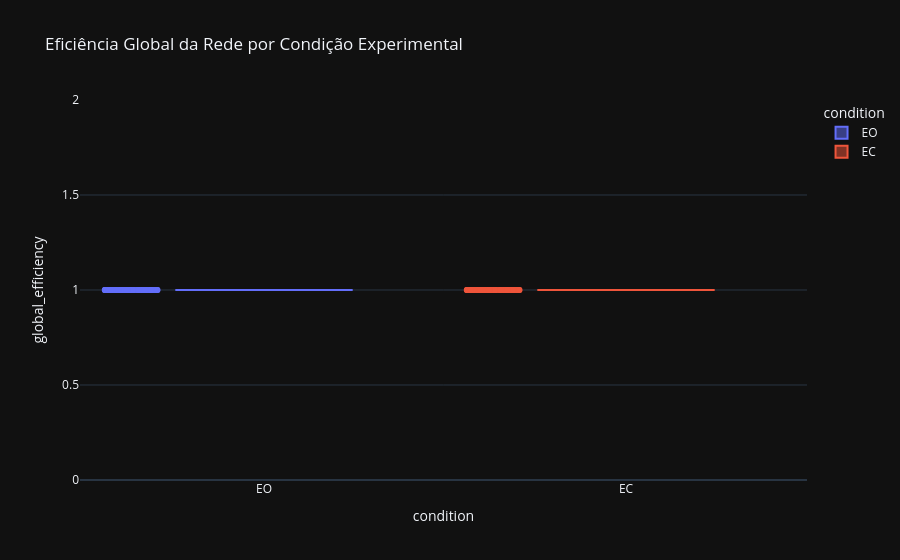

Source (notebook cell):
### Markdown cell above
Eficiência global

### Code cell
fig = px.box(
    df_global,
    x="condition",
    y="global_efficiency",
    color="condition",
    points="all",
    title="Eficiência Global da Rede por Condição Experimental"
)
fig.show()

### Figure 1 — Plotly figure (JSON) as saved in the notebook; plotly's stock layout.template omitted (floating-point values rounded to 4 significant figures)
{"data": [{"alignmentgroup": "True", "boxpoints": "all", "hovertemplate": "condition=%{x}<br>global_efficiency=%{y}<extra></extra>", "legendgroup": "EO", "marker": {"color": "#636efa"}, "name": "EO", "notched": false, "offsetgroup": "EO", "orientation": "v", "showlegend": true, "type": "box", "x": ["EO", "EO", "EO", "EO", "EO", "EO", "EO", "EO", "EO", "EO", "EO", "EO", "EO", "EO", "EO", "EO", "EO", "EO", "EO", "EO", "EO", "EO", "EO", "EO", "EO", "EO", "EO", "EO", "EO", "EO", "EO", "EO", "EO", "EO", "EO", "EO", "EO", "EO", "EO", "EO", "EO", "EO", "EO", "EO", "EO", "EO", "EO", "EO", "EO", "EO", "EO", "EO", "EO", "EO", "EO", "EO", "EO", "EO", "EO", "EO", "EO", "EO", "EO", "EO", "EO", "EO", "EO", "EO", "EO", "EO", "EO", "EO", "EO", "EO", "EO", "EO", "EO", "EO", "EO", "EO", "EO", "EO"], "x0": " ", "xaxis": "x", "y": [1.0, 1.0, 1.0, 1.0, 1.0, 1.0, 1.0, 1.0, 1.0, 1.0, 1.0, 1.0, 1.0, 1.0, 1.0, 1.0, 1.0, 1.0, 1.0, 1.0, 1.0, 1.0, 1.0, 1.0, 1.0, 1.0, 1.0, 1.0, 1.0, 1.0, 1.0, 1.0, 1.0, 1.0, 1.0, 1.0, 1.0, 1.0, 1.0, 1.0, 1.0, 1.0, 1.0, 1.0, 1.0, 1.0, 1.0, 1.0, 1.0, 1.0, 1.0, 1.0, 1.0, 1.0, 1.0, 1.0, 1.0, 1.0, 1.0, 1.0, 1.0, 1.0, 1.0, 1.0, 1.0, 1.0, 1.0, 1.0, 1.0, 1.0, 1.0, 1.0, 1.0, 1.0, 1.0, 1.0, 1.0, 1.0, 1.0, 1.0, 1.0, 1.0], "y0": " ", "yaxis": "y"}, {"alignmentgroup": "True", "boxpoints": "all", "hovertemplate": "condition=%{x}<br>global_efficiency=%{y}<extra></extra>", "legendgroup": "EC", "marker": {"color": "#EF553B"}, "name": "EC", "notched": false, "offsetgroup": "EC", "orientation": "v", "showlegend": true, "type": "box", "x": ["EC", "EC", "EC", "EC", "EC", "EC", "EC", "EC", "EC", "EC", "EC", "EC", "EC", "EC", "EC", "EC", "EC", "EC", "EC", "EC", "EC", "EC", "EC", "EC", "EC", "EC", "EC", "EC", "EC", "EC", "EC", "EC", "EC", "EC", "EC", "EC", "EC", "EC", "EC", "EC", "EC", "EC", "EC", "EC", "EC", "EC", "EC", "EC", "EC", "EC", "EC", "EC", "EC", "EC", "EC", "EC", "EC", "EC", "EC", "EC", "EC", "EC", "EC", "EC", "EC", "EC", "EC", "EC", "EC", "EC", "EC", "EC", "EC", "EC", "EC", "EC", "EC", "EC", "EC", "EC", "EC", "EC"], "x0": " ", "xaxis": "x", "y": [1.0, 1.0, 1.0, 1.0, 1.0, 1.0, 1.0, 1.0, 1.0, 1.0, 1.0, 1.0, 1.0, 1.0, 1.0, 1.0, 1.0, 1.0, 1.0, 1.0, 1.0, 1.0, 1.0, 1.0, 1.0, 1.0, 1.0, 1.0, 1.0, 1.0, 1.0, 1.0, 1.0, 1.0, 1.0, 1.0, 1.0, 1.0, 1.0, 1.0, 1.0, 1.0, 1.0, 1.0, 1.0, 1.0, 1.0, 1.0, 1.0, 1.0, 1.0, 1.0, 1.0, 1.0, 1.0, 1.0, 1.0, 1.0, 1.0, 1.0, 1.0, 1.0, 1.0, 1.0, 1.0, 1.0, 1.0, 1.0, 1.0, 1.0, 1.0, 1.0, 1.0, 1.0, 1.0, 1.0, 1.0, 1.0, 1.0, 1.0, 1.0, 1.0], "y0": " ", "yaxis": "y"}], "layout": {"boxmode": "overlay", "legend": {"title": {"text": "condition"}, "tracegroupgap": 0}, "title": {"text": "Eficiência Global da Rede por Condição Experimental"}, "xaxis": {"anchor": "y", "categoryarray": ["EO", "EC"], "categoryorder": "array", "domain": [0, 1], "title": {"text": "condition"}}, "yaxis": {"anchor": "x", "domain": [0, 1], "title": {"text": "global_efficiency"}}}}
